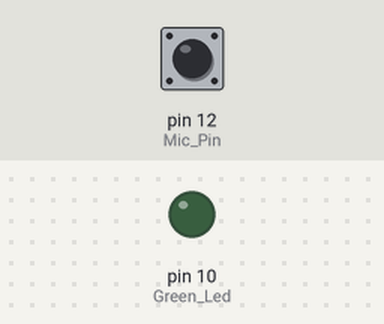
Simulated run of this sketch. Board: Arduino Uno, built with avr-gcc and run on an emulated ATmega328P. Shown: output pins drawn as LEDs (lit = HIGH). Inputs (shaded band) come from the test bench; at power-on: pin 12 (Mic_Pin) LOW. What the sketch prints to the serial monitor is not drawn.

Above: at 2.2 s.
2.3 s: pin 12 (Mic_Pin) pulsed HIGH 2 times (0.12 s each, 0.3 s apart)
At 2.7 s:
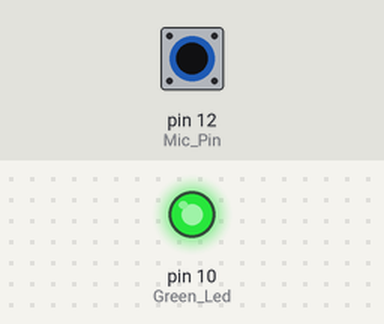
Timing chart, 0 to 10.1 s (numbered marks = the images above; inputs shaded):
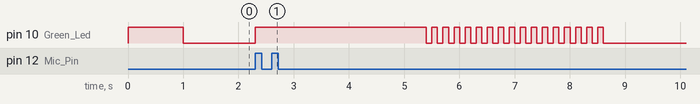

The sketch:

clap.ino
```cpp
int Green_Led = 10;

int Mic_Pin = 12;

int micVal = HIGH;
int clapCounter = 0;


void setup() {
  Serial.begin(9600);
  pinMode(Green_Led, OUTPUT);

  pinMode(Mic_Pin, INPUT);

  digitalWrite(Green_Led, HIGH);

  delay(1000);

  digitalWrite(Green_Led, LOW);


}

void loop() {

  // ----------- Start the clap listening ---------------

  micVal = digitalRead(Mic_Pin);

  if (micVal == HIGH) {

    double startTime = millis();

    // ------ Start the 3 second clap recording timmer --

    while( millis() - startTime <= 3000) {
        micVal = digitalRead(Mic_Pin);
        digitalWrite(Green_Led, HIGH);

        if (micVal == HIGH) {
          clapCounter++;
          delay(100);
        }
    }

    // ----------- End timmer of claps -----------------

    digitalWrite(Green_Led, LOW);

    int clapSQR = clapCounter * clapCounter;

    // --------- Output values to serial ----------------

    Serial.print("The number of claps^2: ");
    Serial.println(clapSQR );
    Serial.print("In Binary: ");
    Serial.println(clapSQR, BIN);
    Serial.print("In HEX: ");
    Serial.println(clapSQR, HEX);
    Serial.print("In OCT: ");
    Serial.println(clapSQR, OCT);

    // ---------- End serial output ---------------------


    // ---------- Start blinking ------------------------

    for ( int init = 0; init <= clapSQR; init++) {
      digitalWrite(Green_Led, HIGH);
      delay(100);
      digitalWrite(Green_Led, LOW);
      delay(100);

    }
  }

}
```

Measured:
- after the input at 2.3 s, pin 10 (Green_Led): LOW → HIGH at once, then repeats every 0.20 s: LOW 0.10 s, HIGH 0.10 s, until it stays LOW from 8.6 s
